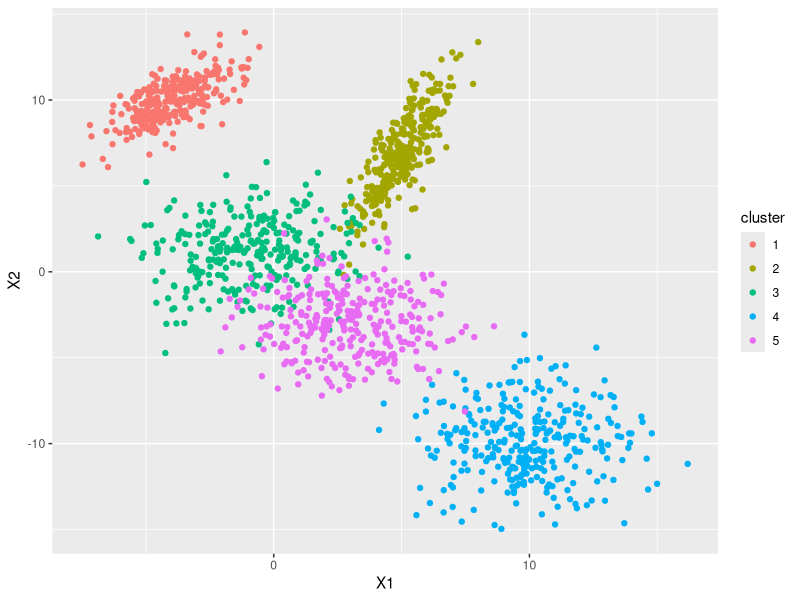

Here is the R script that generated this plot: (Note: this script raises an error after producing the figure.)
require(MASS)
require(ggplot2)
set.seed(1234)
set1=mvrnorm(n = 300, c(-4,10), matrix(c(1.5,1,1,1.5),2))
set2=mvrnorm(n = 300, c(5,7), matrix(c(1,2,2,6),2))
set3=mvrnorm(n = 300, c(-1,1), matrix(c(4,0,0,4),2))
set4=mvrnorm(n = 300, c(10,-10), matrix(c(4,0,0,4),2))
set5=mvrnorm(n = 300, c(3,-3), matrix(c(4,0,0,4),2))

DF=data.frame(rbind(set1,set2,set3,set4,set5),cluster=as.factor(c(rep(1:5,each=300))))
ggplot(DF,aes(x=X1,y=X2,color=cluster))+geom_point()


###Iterating over observations
kmeans=function(data,K=4,stop_crit=10e-5)
{
  #Initialisation of clusters
  centroids=data[sample.int(nrow(data),K),]
  current_stop_crit=1000
  cluster=rep(0,nrow(data))
  converged=F
  it=1
  while(current_stop_crit>=stop_crit & converged==F)
  {
    it=it+1
    if (current_stop_crit<=stop_crit)
    {
      converged=T
    }
    old_centroids=centroids
    ##Assigning each point to a centroid
    for (i in 1:nrow(data))
    {
      min_dist=10e10
      for (centroid in 1:nrow(centroids))
      {
        distance_to_centroid=sum((centroids[centroid,]-data[i,])^2)
        if (distance_to_centroid<=min_dist)
        {
          cluster[i]=centroid
          min_dist=distance_to_centroid
        }
      }
    }
    ##Assigning each point to a centroid
    for (i in 1:nrow(centroids))
    {
      centroids[i,]=apply(data[cluster==i,],2,mean)
    }
    current_stop_crit=mean((old_centroids-centroids)^2)
  }
  return(list(data=data.frame(data,cluster),centroids=centroids))
}

#test of kmeans function
res=kmeans(DF[1:2],K=5)
res$centroids$cluster=1:5
res$data$isCentroid=F
res$centroids$isCentroid=T
data_plot=rbind(res$centroids,res$data)
ggplot(data_plot,aes(x=X1,y=X2,color=as.factor(cluster),size=isCentroid,alpha=isCentroid))+geom_point()

